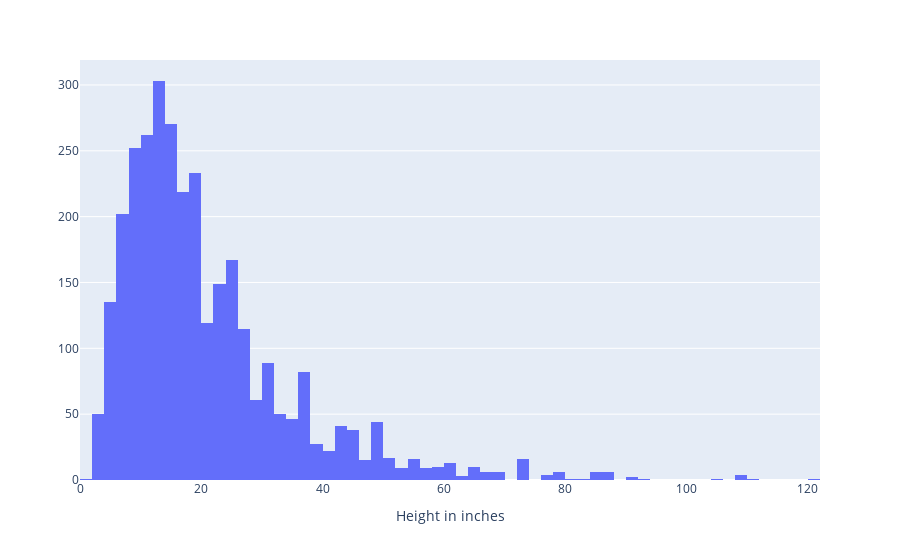

Notebook source saved alongside this figure:
### Code cell
fig = px.histogram(DF,
                 x='Height_in',
                  )

fig.update_layout(
                  yaxis_title="",
                  xaxis_title="Height in inches",)

fig.show()

### Figure 1 — Plotly figure (JSON) as saved in the notebook; plotly's stock layout.template omitted (floating-point values rounded to 4 significant figures; data arrays with more than 128 entries replaced by an {"elided": "..."} marker saying what was removed)
{"data": [{"alignmentgroup": "True", "bingroup": "x", "hovertemplate": "Height_in=%{x}<br>count=%{y}<extra></extra>", "legendgroup": "", "marker": {"color": "#636efa", "pattern": {"shape": ""}}, "name": "", "offsetgroup": "", "orientation": "v", "showlegend": false, "type": "histogram", "x": {"elided": "3393 float values"}, "xaxis": "x", "yaxis": "y"}], "layout": {"autosize": true, "barmode": "relative", "legend": {"tracegroupgap": 0}, "margin": {"t": 60}, "xaxis": {"anchor": "y", "autorange": true, "domain": [0, 1], "range": [0, 122], "title": {"text": "Height in inches"}, "type": "linear"}, "yaxis": {"anchor": "x", "autorange": true, "domain": [0, 1], "range": [0, 318.9], "title": {"text": ""}}}}
